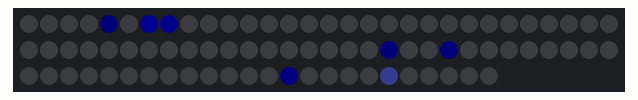
Simulated run of this sketch. Board: Arduino Uno, built with avr-gcc and run on an emulated ATmega328P. On the bench: 84 RGB LEDs in strip order, left to right, continuing on the next row. Dim RGB values are drawn brighter than linear.

Above: at 0.93 s.
At 2.81 s:
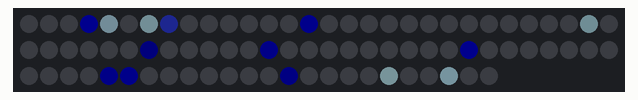
At 8.95 s:
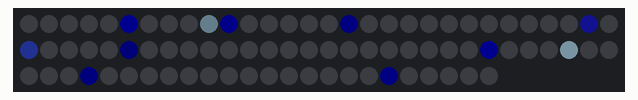
At 17.1 s:
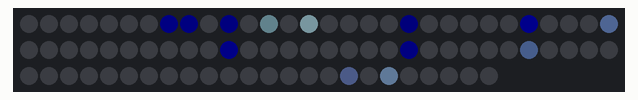
At 28.48 s:
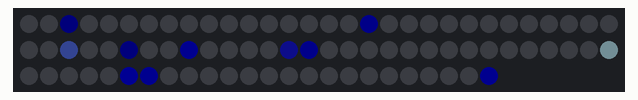
At 39.62 s:
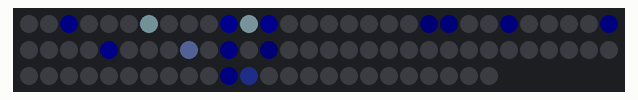

The sketch:

lava.ino
```cpp
#include <FastLED.h>

#define NUM_LEDS 84
#define LED_PIN A2

CRGB leds[NUM_LEDS];

CRGBPalette16  lavaPalette = CRGBPalette16(
  CRGB::Black,  CRGB::Black,   CRGB::Black,  CRGB::Black,
  CRGB::Black,  CRGB::Black,   CRGB::Black,  CRGB::Black,
  CRGB::Black,  CRGB::Black,  CRGB::Black,      CRGB::Black,
  CRGB::DarkBlue,    CRGB::LightBlue,   CRGB::LightBlue,      CRGB::White
);

uint16_t brightnessScale = 255;
uint16_t indexScale = 500;

void setup() {
  FastLED.addLeds<WS2812B, LED_PIN, GRB>(leds, NUM_LEDS);
  FastLED.setBrightness(50);
  Serial.begin(57600);
}


void loop() {

  for (int i = 0; i < NUM_LEDS; i++) {
    uint8_t brightness = inoise8(i * brightnessScale, millis() / 10);
    uint8_t index = inoise8(i * indexScale, millis() /20);
    leds[i] = ColorFromPalette(lavaPalette, index, brightness);
    //leds[i] = CHSV(0, 255, brightness);
  }

  FastLED.show();
}
```
